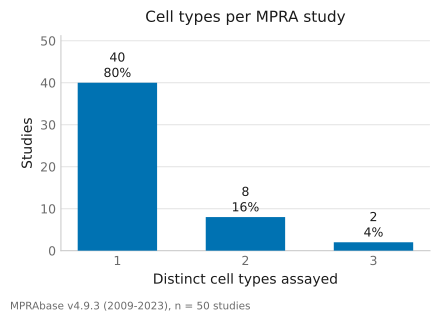

Here is the Python script that generated this plot:
"""How many cell types does a single MPRA study assay?
"""
import pathlib
import sqlite3

import matplotlib
matplotlib.use("Agg")
import matplotlib.pyplot as plt

HERE = pathlib.Path(__file__).resolve().parent
DB = HERE / "data" / "mprabase_v4_9.3.db"

# Okabe-Ito blue, matching the manuscript figure palette (scripts/figure_styling.py).
BLUE = "#0072b2"
INK = "#1a1a1a"
MUTED = "#6b6b6b"

# A sample's study is the prefix of its sample_id ("DS0030-SID02" -> "DS0030").
# The documented route is sample.library_id -> designed_library.datasets_id, but
# designed_library is missing two libraries, which would silently drop their
# studies. The prefix agrees with the join wherever both resolve (asserted below).
QUERY = """
SELECT SUBSTR(sample_id, 1, 6) AS study,
       COUNT(DISTINCT Cell_line_tissue) AS n_cell_types,
       COUNT(*) AS n_samples
FROM sample
GROUP BY study
ORDER BY n_cell_types DESC, study
"""

VALIDATE = """
SELECT SUM(d.datasets_id = SUBSTR(s.sample_id, 1, 6)) AS agree,
       SUM(d.datasets_id <> SUBSTR(s.sample_id, 1, 6)) AS disagree
FROM sample s JOIN designed_library d ON s.library_id = d.library_id
"""


def load():
    assert DB.exists(), f"missing {DB}; see analyses/mprabase/README.md for the download"
    con = sqlite3.connect(f"file:{DB}?mode=ro", uri=True)
    try:
        agree, disagree = con.execute(VALIDATE).fetchone()
        assert disagree == 0, (
            f"sample_id prefix disagrees with the library join on {disagree} rows")
        rows = con.execute(QUERY).fetchall()
        n_samples = con.execute("SELECT COUNT(*) FROM sample").fetchone()[0]
        n_cells = con.execute(
            "SELECT COUNT(DISTINCT Cell_line_tissue) FROM sample").fetchone()[0]
    finally:
        con.close()

    assert rows, "no studies returned"
    assert sum(r[2] for r in rows) == n_samples, (
        f"grouping lost samples: {sum(r[2] for r in rows)} != {n_samples}")
    assert min(r[1] for r in rows) >= 1, "a study with no cell type"
    # The paper reports 130 experiments across 35 cell types; if these drift, the
    # downloaded database is not the version this analysis was written against.
    assert (n_samples, n_cells) == (130, 35), (
        f"unexpected database contents: {n_samples} samples, {n_cells} cell types")
    print(f"{len(rows)} studies, {n_samples} samples, {n_cells} distinct cell types")
    return rows


def plot(rows, out):
    counts = {}
    for _, n, _ in rows:
        counts[n] = counts.get(n, 0) + 1
    xs = sorted(counts)
    ys = [counts[x] for x in xs]
    total = sum(ys)

    fig, ax = plt.subplots(figsize=(4.4, 3.2))
    ax.bar(xs, ys, width=0.62, color=BLUE, zorder=3)

    for x, y in zip(xs, ys):
        ax.text(x, y + total * 0.015, f"{y}\n{100 * y / total:.0f}%",
                ha="center", va="bottom", fontsize=9, color=INK, linespacing=1.35)

    ax.set_xlabel("Distinct cell types assayed", fontsize=10, color=INK)
    ax.set_ylabel("Studies", fontsize=10, color=INK)
    ax.set_title("Cell types per MPRA study", fontsize=11, color=INK, pad=10)
    ax.set_xticks(xs)
    ax.set_ylim(0, max(ys) * 1.28)
    ax.yaxis.grid(True, color="#e6e6e6", linewidth=0.8, zorder=0)
    ax.set_axisbelow(True)
    for side in ("top", "right"):
        ax.spines[side].set_visible(False)
    for side in ("left", "bottom"):
        ax.spines[side].set_color("#cccccc")
    ax.tick_params(colors=MUTED, labelsize=9, length=0)
    fig.text(0.01, 0.015, f"MPRAbase v4.9.3 (2009-2023), n = {total} studies",
             fontsize=7.5, color=MUTED)

    fig.tight_layout(rect=(0, 0.035, 1, 1))
    fig.savefig(out, bbox_inches="tight")
    fig.savefig(out.with_suffix(".pdf"), bbox_inches="tight")
    print(f"wrote {out.name} and {out.with_suffix('.pdf').name}")
    return xs, ys


def main():
    rows = load()
    xs, ys = plot(rows, HERE / "cell_types_per_study.png")

    csv = HERE / "cell_types_per_study.csv"
    csv.write_text("study,n_cell_types,n_samples\n"
                   + "".join(f"{s},{n},{m}\n" for s, n, m in rows))
    print(f"wrote {csv.name}")

    total = sum(ys)
    print("\ndistribution:")
    for x, y in zip(xs, ys):
        print(f"  {x} cell type{'s' if x > 1 else ' '}: {y:2d} studies "
              f"({100 * y / total:4.1f}%)")
    print(f"  max: {max(xs)}   mean: {sum(x * y for x, y in zip(xs, ys)) / total:.2f}")


if __name__ == "__main__":
    main()
